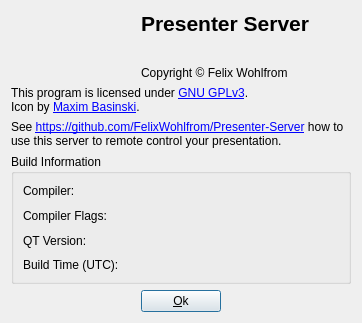
<?xml version="1.0" encoding="UTF-8"?>
<ui version="4.0">
 <class>AboutWindow</class>
 <widget class="QDialog" name="AboutWindow">
  <property name="windowModality">
   <enum>Qt::ApplicationModal</enum>
  </property>
  <property name="geometry">
   <rect>
    <x>0</x>
    <y>0</y>
    <width>362</width>
    <height>323</height>
   </rect>
  </property>
  <property name="windowTitle">
   <string>About Presenter Server</string>
  </property>
  <property name="modal">
   <bool>true</bool>
  </property>
  <layout class="QGridLayout" name="aboutWindowGrid" rowstretch="0,0,0,0,0,1,0">
   <item row="6" column="1">
    <widget class="QPushButton" name="okButton">
     <property name="text">
      <string>&amp;Ok</string>
     </property>
    </widget>
   </item>
   <item row="4" column="0" colspan="3">
    <widget class="QLabel" name="url">
     <property name="text">
      <string>See &lt;a href=&quot;https://github.com/FelixWohlfrom/Presenter-Server&quot;&gt;https://github.com/FelixWohlfrom/Presenter-Server&lt;/a&gt; how to use this server to remote control your presentation.</string>
     </property>
     <property name="textFormat">
      <enum>Qt::AutoText</enum>
     </property>
     <property name="wordWrap">
      <bool>true</bool>
     </property>
     <property name="margin">
      <number>9</number>
     </property>
     <property name="openExternalLinks">
      <bool>true</bool>
     </property>
    </widget>
   </item>
   <item row="1" column="1" colspan="2">
    <widget class="QLabel" name="version">
     <property name="font">
      <font>
       <pointsize>12</pointsize>
       <weight>75</weight>
       <bold>true</bold>
      </font>
     </property>
     <property name="text">
      <string/>
     </property>
    </widget>
   </item>
   <item row="2" column="1" colspan="2">
    <widget class="QLabel" name="copyright">
     <property name="text">
      <string>Copyright &amp;copy; Felix Wohlfrom</string>
     </property>
     <property name="textFormat">
      <enum>Qt::RichText</enum>
     </property>
    </widget>
   </item>
   <item row="0" column="0" rowspan="3">
    <widget class="QLabel" name="icon">
     <property name="layoutDirection">
      <enum>Qt::LeftToRight</enum>
     </property>
     <property name="text">
      <string notr="true"/>
     </property>
     <property name="pixmap">
      <pixmap>:/icon</pixmap>
     </property>
     <property name="alignment">
      <set>Qt::AlignCenter</set>
     </property>
    </widget>
   </item>
   <item row="3" column="0" colspan="3">
    <widget class="QLabel" name="license">
     <property name="layoutDirection">
      <enum>Qt::LeftToRight</enum>
     </property>
     <property name="text">
      <string>This program is licensed under &lt;a href=&quot;https://www.gnu.org/licenses/gpl-3.0.txt&quot;&gt;GNU GPLv3&lt;/a&gt;.&lt;br /&gt;
Icon by &lt;a href=&quot;https://www.iconfinder.com/icons/473643/computer_desktop_device_hardware_monitor_pc_server_icon&quot;&gt;Maxim Basinski&lt;/a&gt;.</string>
     </property>
     <property name="margin">
      <number>9</number>
     </property>
     <property name="openExternalLinks">
      <bool>true</bool>
     </property>
    </widget>
   </item>
   <item row="6" column="2">
    <spacer name="rightSpacer">
     <property name="orientation">
      <enum>Qt::Horizontal</enum>
     </property>
     <property name="sizeHint" stdset="0">
      <size>
       <width>40</width>
       <height>20</height>
      </size>
     </property>
    </spacer>
   </item>
   <item row="6" column="0">
    <spacer name="leftSpacer">
     <property name="orientation">
      <enum>Qt::Horizontal</enum>
     </property>
     <property name="sizeHint" stdset="0">
      <size>
       <width>40</width>
       <height>20</height>
      </size>
     </property>
    </spacer>
   </item>
   <item row="0" column="1" colspan="2">
    <widget class="QLabel" name="name">
     <property name="font">
      <font>
       <pointsize>16</pointsize>
       <weight>75</weight>
       <bold>true</bold>
      </font>
     </property>
     <property name="text">
      <string>Presenter Server</string>
     </property>
    </widget>
   </item>
   <item row="5" column="0" colspan="3">
    <widget class="QGroupBox" name="buildInformation">
     <property name="sizePolicy">
      <sizepolicy hsizetype="Expanding" vsizetype="Expanding">
       <horstretch>0</horstretch>
       <verstretch>0</verstretch>
      </sizepolicy>
     </property>
     <property name="title">
      <string>Build Information</string>
     </property>
     <layout class="QFormLayout" name="formLayout">
      <property name="fieldGrowthPolicy">
       <enum>QFormLayout::ExpandingFieldsGrow</enum>
      </property>
      <property name="horizontalSpacing">
       <number>9</number>
      </property>
      <property name="verticalSpacing">
       <number>9</number>
      </property>
      <item row="0" column="0">
       <widget class="QLabel" name="compilerLabel">
        <property name="text">
         <string>Compiler:</string>
        </property>
       </widget>
      </item>
      <item row="0" column="1">
       <widget class="QLabel" name="compiler">
        <property name="sizePolicy">
         <sizepolicy hsizetype="Expanding" vsizetype="Expanding">
          <horstretch>0</horstretch>
          <verstretch>0</verstretch>
         </sizepolicy>
        </property>
        <property name="text">
         <string/>
        </property>
       </widget>
      </item>
      <item row="1" column="0">
       <widget class="QLabel" name="compilerFlagsLabel">
        <property name="text">
         <string>Compiler Flags:</string>
        </property>
       </widget>
      </item>
      <item row="1" column="1">
       <widget class="QLabel" name="compilerFlags">
        <property name="sizePolicy">
         <sizepolicy hsizetype="Expanding" vsizetype="Expanding">
          <horstretch>0</horstretch>
          <verstretch>0</verstretch>
         </sizepolicy>
        </property>
        <property name="text">
         <string/>
        </property>
        <property name="wordWrap">
         <bool>true</bool>
        </property>
       </widget>
      </item>
      <item row="2" column="0">
       <widget class="QLabel" name="qtVersionLabel">
        <property name="text">
         <string>QT Version:</string>
        </property>
       </widget>
      </item>
      <item row="2" column="1">
       <widget class="QLabel" name="qtVersion">
        <property name="sizePolicy">
         <sizepolicy hsizetype="Expanding" vsizetype="Expanding">
          <horstretch>0</horstretch>
          <verstretch>0</verstretch>
         </sizepolicy>
        </property>
        <property name="text">
         <string/>
        </property>
       </widget>
      </item>
      <item row="3" column="0">
       <widget class="QLabel" name="buildTimestampLabel">
        <property name="text">
         <string>Build Time (UTC):</string>
        </property>
       </widget>
      </item>
      <item row="3" column="1">
       <widget class="QLabel" name="buildTimestamp">
        <property name="text">
         <string/>
        </property>
       </widget>
      </item>
     </layout>
    </widget>
   </item>
  </layout>
 </widget>
 <resources/>
 <connections>
  <connection>
   <sender>okButton</sender>
   <signal>clicked()</signal>
   <receiver>AboutWindow</receiver>
   <slot>close()</slot>
   <hints>
    <hint type="sourcelabel">
     <x>120</x>
     <y>278</y>
    </hint>
    <hint type="destinationlabel">
     <x>117</x>
     <y>145</y>
    </hint>
   </hints>
  </connection>
 </connections>
</ui>
